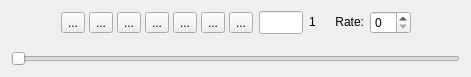
<?xml version="1.0" encoding="UTF-8"?>
<ui version="4.0">
 <class>AnimatorWidget</class>
 <widget class="QWidget" name="AnimatorWidget">
  <property name="geometry">
   <rect>
    <x>0</x>
    <y>0</y>
    <width>471</width>
    <height>77</height>
   </rect>
  </property>
  <property name="windowTitle">
   <string>AnimatorWidget</string>
  </property>
  <layout class="QVBoxLayout" name="verticalLayout">
   <property name="topMargin">
    <number>0</number>
   </property>
   <property name="bottomMargin">
    <number>0</number>
   </property>
   <item>
    <layout class="QHBoxLayout" name="horizontalLayout_2">
     <item>
      <spacer name="horizontalSpacer_2">
       <property name="orientation">
        <enum>Qt::Horizontal</enum>
       </property>
       <property name="sizeHint" stdset="0">
        <size>
         <width>13</width>
         <height>20</height>
        </size>
       </property>
      </spacer>
     </item>
     <item>
      <layout class="QHBoxLayout" name="_5">
       <property name="spacing">
        <number>4</number>
       </property>
       <item>
        <spacer>
         <property name="orientation">
          <enum>Qt::Horizontal</enum>
         </property>
         <property name="sizeHint" stdset="0">
          <size>
           <width>0</width>
           <height>0</height>
          </size>
         </property>
        </spacer>
       </item>
       <item>
        <widget class="QToolButton" name="toStartTB_">
         <property name="toolTip">
          <string>Go to start.</string>
         </property>
         <property name="text">
          <string>...</string>
         </property>
         <property name="icon">
          <iconset resource="QtViewer.qrc">
           <normaloff>:/icons/Anim0_ToStart.png</normaloff>:/icons/Anim0_ToStart.png</iconset>
         </property>
         <property name="iconSize">
          <size>
           <width>22</width>
           <height>22</height>
          </size>
         </property>
        </widget>
       </item>
       <item>
        <widget class="QToolButton" name="revStepTB_">
         <property name="toolTip">
          <string>Reverse step.</string>
         </property>
         <property name="text">
          <string>...</string>
         </property>
         <property name="icon">
          <iconset resource="QtViewer.qrc">
           <normaloff>:/icons/Anim1_RevStep.png</normaloff>:/icons/Anim1_RevStep.png</iconset>
         </property>
         <property name="iconSize">
          <size>
           <width>22</width>
           <height>22</height>
          </size>
         </property>
        </widget>
       </item>
       <item>
        <widget class="QToolButton" name="revTB_">
         <property name="toolTip">
          <string>Reverse play.</string>
         </property>
         <property name="text">
          <string>...</string>
         </property>
         <property name="icon">
          <iconset resource="QtViewer.qrc">
           <normaloff>:/icons/Anim2_Rev.png</normaloff>:/icons/Anim2_Rev.png</iconset>
         </property>
         <property name="iconSize">
          <size>
           <width>22</width>
           <height>22</height>
          </size>
         </property>
        </widget>
       </item>
       <item>
        <widget class="QToolButton" name="stopTB_">
         <property name="toolTip">
          <string>Stop animation.</string>
         </property>
         <property name="text">
          <string>...</string>
         </property>
         <property name="icon">
          <iconset resource="QtViewer.qrc">
           <normaloff>:/icons/Anim3_Stop.png</normaloff>:/icons/Anim3_Stop.png</iconset>
         </property>
         <property name="iconSize">
          <size>
           <width>30</width>
           <height>22</height>
          </size>
         </property>
        </widget>
       </item>
       <item>
        <widget class="QToolButton" name="playTB_">
         <property name="toolTip">
          <string>Forward play.</string>
         </property>
         <property name="text">
          <string>...</string>
         </property>
         <property name="icon">
          <iconset resource="QtViewer.qrc">
           <normaloff>:/icons/Anim4_Play.png</normaloff>:/icons/Anim4_Play.png</iconset>
         </property>
         <property name="iconSize">
          <size>
           <width>22</width>
           <height>22</height>
          </size>
         </property>
        </widget>
       </item>
       <item>
        <widget class="QToolButton" name="fwdStep_">
         <property name="toolTip">
          <string>Forward step.</string>
         </property>
         <property name="text">
          <string>...</string>
         </property>
         <property name="icon">
          <iconset resource="QtViewer.qrc">
           <normaloff>:/icons/Anim5_FwdStep.png</normaloff>:/icons/Anim5_FwdStep.png</iconset>
         </property>
         <property name="iconSize">
          <size>
           <width>22</width>
           <height>22</height>
          </size>
         </property>
        </widget>
       </item>
       <item>
        <widget class="QToolButton" name="toEndTB_">
         <property name="toolTip">
          <string>Go to end.</string>
         </property>
         <property name="text">
          <string>...</string>
         </property>
         <property name="icon">
          <iconset resource="QtViewer.qrc">
           <normaloff>:/icons/Anim6_ToEnd.png</normaloff>:/icons/Anim6_ToEnd.png</iconset>
         </property>
         <property name="iconSize">
          <size>
           <width>22</width>
           <height>22</height>
          </size>
         </property>
        </widget>
       </item>
       <item>
        <spacer>
         <property name="orientation">
          <enum>Qt::Horizontal</enum>
         </property>
         <property name="sizeHint" stdset="0">
          <size>
           <width>0</width>
           <height>0</height>
          </size>
         </property>
        </spacer>
       </item>
      </layout>
     </item>
     <item>
      <widget class="QLineEdit" name="frameEdit_">
       <property name="sizePolicy">
        <sizepolicy hsizetype="Fixed" vsizetype="Fixed">
         <horstretch>0</horstretch>
         <verstretch>0</verstretch>
        </sizepolicy>
       </property>
       <property name="minimumSize">
        <size>
         <width>44</width>
         <height>0</height>
        </size>
       </property>
       <property name="maximumSize">
        <size>
         <width>44</width>
         <height>24</height>
        </size>
       </property>
       <property name="toolTip">
        <string>Set the current animation frame.</string>
       </property>
       <property name="text">
        <string/>
       </property>
       <property name="alignment">
        <set>Qt::AlignRight</set>
       </property>
      </widget>
     </item>
     <item>
      <widget class="QLabel" name="nFrmsLbl_">
       <property name="sizePolicy">
        <sizepolicy hsizetype="Preferred" vsizetype="Fixed">
         <horstretch>0</horstretch>
         <verstretch>0</verstretch>
        </sizepolicy>
       </property>
       <property name="minimumSize">
        <size>
         <width>20</width>
         <height>0</height>
        </size>
       </property>
       <property name="text">
        <string>1</string>
       </property>
       <property name="alignment">
        <set>Qt::AlignLeading|Qt::AlignLeft|Qt::AlignVCenter</set>
       </property>
      </widget>
     </item>
     <item>
      <layout class="QHBoxLayout" name="horizontalLayout">
       <item>
        <widget class="QLabel" name="rateLbl_">
         <property name="sizePolicy">
          <sizepolicy hsizetype="Minimum" vsizetype="Fixed">
           <horstretch>0</horstretch>
           <verstretch>0</verstretch>
          </sizepolicy>
         </property>
         <property name="text">
          <string>Rate:</string>
         </property>
         <property name="alignment">
          <set>Qt::AlignRight|Qt::AlignTrailing|Qt::AlignVCenter</set>
         </property>
        </widget>
       </item>
       <item>
        <widget class="QSpinBox" name="rateEdit_">
         <property name="sizePolicy">
          <sizepolicy hsizetype="Fixed" vsizetype="Fixed">
           <horstretch>0</horstretch>
           <verstretch>0</verstretch>
          </sizepolicy>
         </property>
         <property name="toolTip">
          <string>Select the animation rate.</string>
         </property>
        </widget>
       </item>
      </layout>
     </item>
     <item>
      <spacer name="horizontalSpacer">
       <property name="orientation">
        <enum>Qt::Horizontal</enum>
       </property>
       <property name="sizeHint" stdset="0">
        <size>
         <width>13</width>
         <height>20</height>
        </size>
       </property>
      </spacer>
     </item>
    </layout>
   </item>
   <item>
    <widget class="QSlider" name="frameSlider_">
     <property name="sizePolicy">
      <sizepolicy hsizetype="MinimumExpanding" vsizetype="Fixed">
       <horstretch>0</horstretch>
       <verstretch>0</verstretch>
      </sizepolicy>
     </property>
     <property name="minimumSize">
      <size>
       <width>200</width>
       <height>0</height>
      </size>
     </property>
     <property name="maximumSize">
      <size>
       <width>16777215</width>
       <height>16777215</height>
      </size>
     </property>
     <property name="toolTip">
      <string>Select the current animation frame.</string>
     </property>
     <property name="minimum">
      <number>1</number>
     </property>
     <property name="pageStep">
      <number>1</number>
     </property>
     <property name="orientation">
      <enum>Qt::Horizontal</enum>
     </property>
    </widget>
   </item>
  </layout>
 </widget>
 <layoutdefault spacing="6" margin="11"/>
 <resources>
  <include location="QtViewer.qrc"/>
 </resources>
 <connections/>
</ui>
